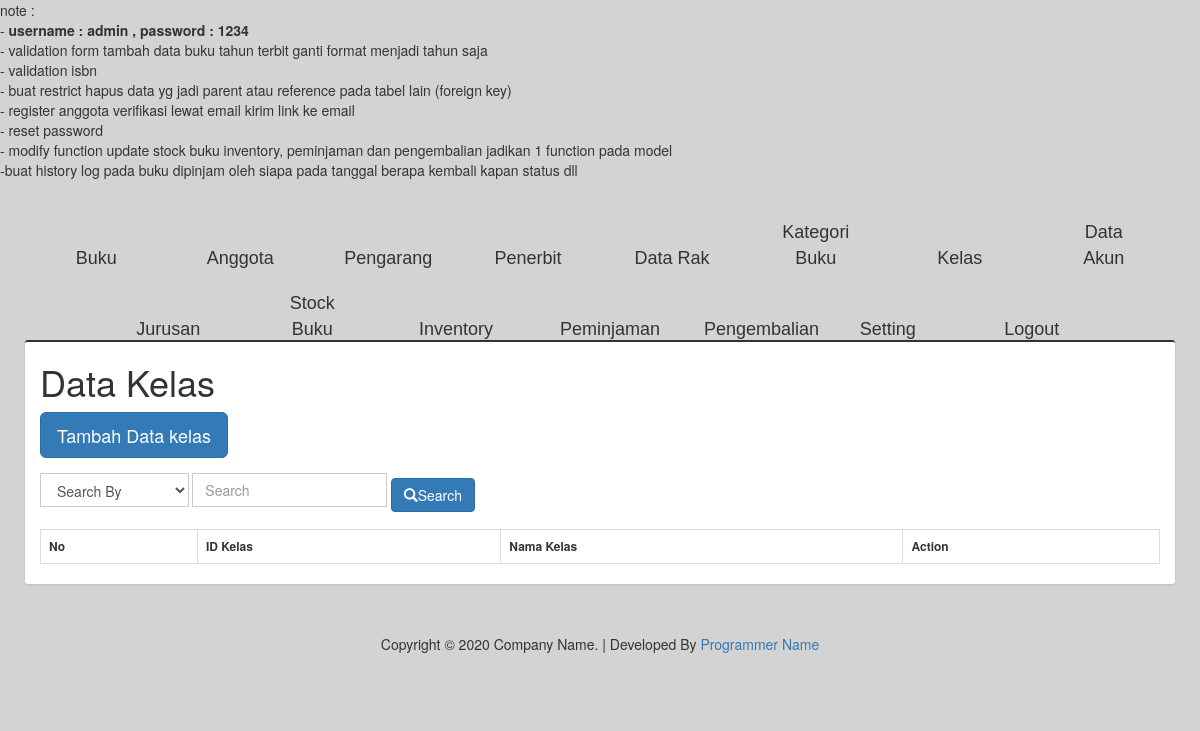
Page /index.php/data_kelas on the earlier database version.
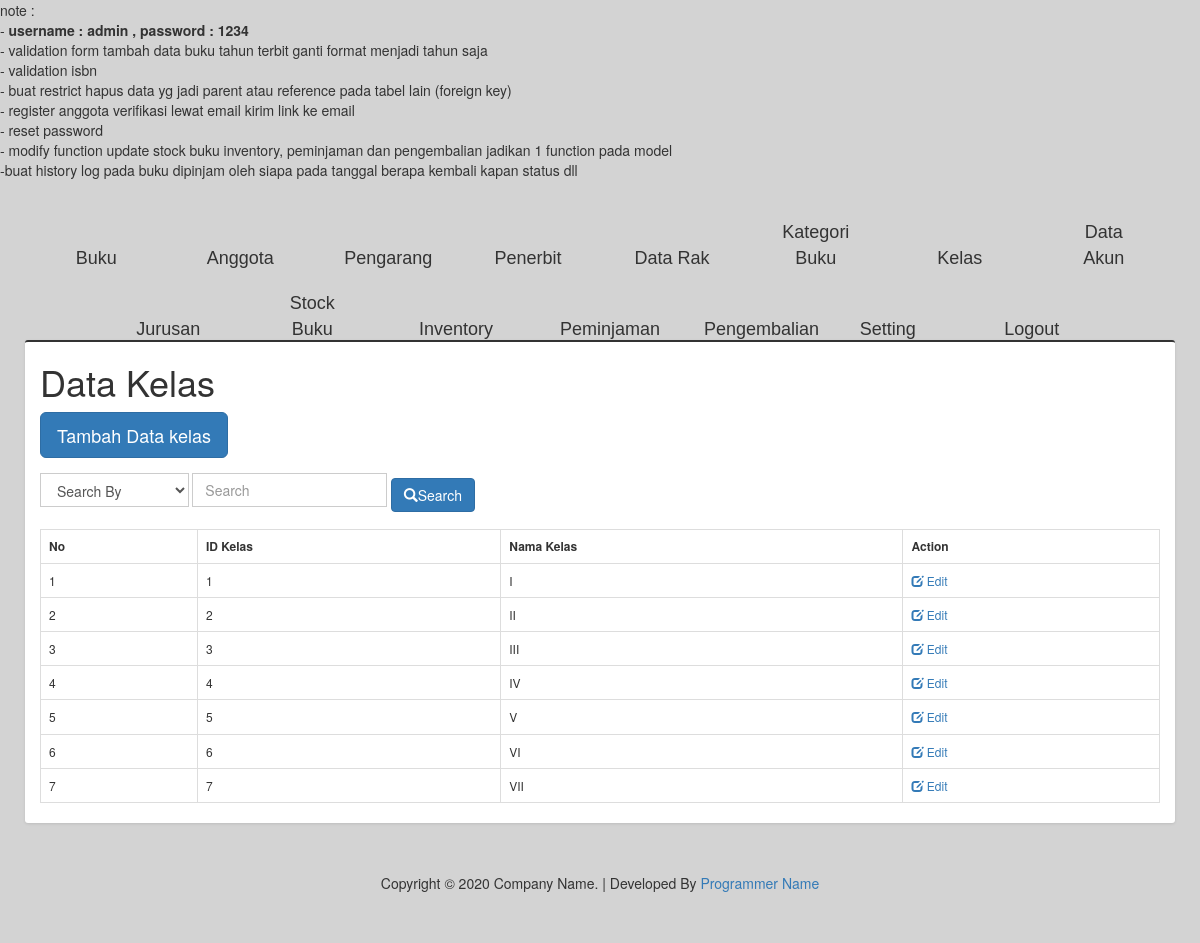
Same page on the later database version.
### tables this page shows
CREATE TABLE `data_kelas` (
  `id_kelas` int(11) NOT NULL,
  `kelas` varchar(3) DEFAULT NULL
);

### application/controllers/Data_kelas.php (called while the page is built, shortened)
<?php
class Data_kelas extends CI_Controller {
	public function __construct(){
		$this->load->model('model_kelas');
		$this->load->library('form_validation');
	}
	public function index(){
		$data = [];
		$data['title'] 			= 'Data Kelas';
		$data['header'] 		= $this->load->view('headers/head', '', TRUE);
		$data['navigation'] 	= $this->load->view('headers/navigation', '', TRUE);
		$data['kelas'] 			= $this->model_kelas->view_data_kelas();
		$data['content'] 		= $this->load->view('contents/view_data_kelas', $data, TRUE);
		$data['footer'] 		= $this->load->view('footers/footer', '', TRUE);
		$this->load->view('main', $data);
	}
}

### index.php (called while the page is built, shortened)
<?php
require_once BASEPATH.'core/CodeIgniter.php';

### application/models/Model_kelas.php (called while the page is built, shortened)
<?php
class Model_kelas extends CI_Model {
	public function view_data_kelas(){
		$sql = "SELECT * FROM data_kelas";
		$query = $this->db->query($sql);
		return $query->result();
	}
}

### application/views/contents/view_data_kelas.php (the view, shortened to what this page needs)
<div class="container box">
	<div class="row">
		<div class="col-lg-6">
			<h1><?php echo $title; ?></h1>
		</div>
	</div>
	<div class="row">
		<div class="col-lg-12">
			<a href="<?php echo base_url('data_kelas/tambah_data_kelas'); ?>" class="btn btn-primary btn-lg">Tambah Data kelas</a>
		</div>
	</div>
	<div class="row">
	</div>
	<div class="row">
		<div class="col-lg-12">
		<?=form_open(base_url() . 'cemployee/search'); ?>
		<div class="form-inline">
			<div class="form-group">
				<select name="selCategory" class="form-control">
					<option value="0">Search By</option>
				</select>
				<input type="text" class="form-control" name="txtSearch" placeholder="Search">
				<button type="submit" name="btnSearch" class="btn btn-primary"><i class="glyphicon glyphicon-search"></i>Search</button>
			</div>
		</div>
		<?=form_close(); ?>
		</div>
	</div>
	<br>
	<div class="row">
		<div class="col-lg-12">
		<table class="table table-bordered">
		<tr>
			<th>No</th>
			<th>ID Kelas</th>
			<th>Nama Kelas</th>
			<th>Action</th>
		</tr>
		<?php
		$no = 1;
		foreach ($kelas as $value): ?>
		<tr>
			<td><?php echo $no; ?></td>
			<td><?php echo $value->id_kelas; ?></td>
			<td><?php echo $value->kelas; ?></td>
			<td><a href="<?php echo base_url('data_kelas/edit_data_kelas/' . $value->id_kelas); ?>"><span class="glyphicon glyphicon-edit"></span> Edit</a></td>
		</tr>
		<?php $no++; ?>
		<?php endforeach ?>
	</table>
	</div>
	</div>
</div>

### application/views/headers/head.php (shortened to what this page needs)
<link href="<?php echo base_url('assets/css/normalize.css') ?>" rel="stylesheet" media="screen,print">
<link href="<?php echo base_url('assets/bootstrap-3.3.7-dist/css/bootstrap.css') ?>" rel="stylesheet" media="screen,print">
<link href="<?php echo base_url('assets/font-awesome-4.1.0/css/font-awesome.min.css') ?>" rel="stylesheet" media="screen,print">
<link href="<?php echo base_url('assets/datatable/css/dataTables.bootstrap.css') ?>" rel="stylesheet" media="screen,print">
<link href="<?php echo base_url('assets/css/navigation.css') ?>" rel="stylesheet" media="screen,print">
<link href="<?php echo base_url('assets/css/style.css') ?>" rel="stylesheet" media="screen,print">
<link rel="stylesheet" type="text/css" href="<?php echo prefix_url;?>assets/css/datepicker.css" />

### application/views/headers/navigation.php (shortened to what this page needs)
<nav class="nav">
	<ul>
		<li><a href="<?=base_url('data_buku'); ?>" title="">Buku</a></li>
		<li><a href="<?=base_url('data_anggota');?>" title="">Anggota</a></li>
		<li><a href="<?=base_url('data_pengarang');?>" title="">Pengarang</a></li>
		<li><a href="<?=base_url('data_penerbit');?>" title="">Penerbit</a></li>
		<li><a href="<?=base_url('data_rak'); ?>" title="">Data Rak</a></li>
		<li><a href="<?=base_url('data_kategori') ?>" title="">Kategori Buku</a></li>
		<li><a href="<?=base_url('data_kelas') ?>" title="">Kelas</a></li>
		<li><a href="<?=base_url('data_akun') ?>" title="">Data Akun</a></li>
		<li><a href="<?=base_url('data_jurusan') ?>" title="">Jurusan</a></li>
		<li><a href="<?=base_url('data_buku\stock_buku');?>" title="">Stock Buku</a></li>
		<li><a href="<?=base_url('data_buku\inventory');?>" title="">Inventory</a></li>
		<li><a href="<?=base_url('data_buku\peminjaman');?>" title="">Peminjaman</a></li>
		<li><a href="<?=base_url('data_penerbit');?>" title="">Pengembalian</a></li>
		<li><a href="<?=base_url('setting'); ?>" title="">Setting</a></li>
		<li><a href="<?php echo base_url('login/logout'); ?>">Logout</a></li>
	</ul>
</nav>

### application/views/footers/footer.php (shortened to what this page needs)
<br>
<div class="row text-center">
    <span class="style10">
        Copyright © <?php echo date('Y'); ?> Company Name. | Developed By <a href="" target="_blank">Programmer Name</a>
    </span>
</div>

### application/views/main.php (shortened to what this page needs)
<!DOCTYPE html>
<html>
<head>
	<?php echo $header; ?>
</head>
<body>
	note : <br>
	- <strong>username : admin , password : 1234</strong> <br>
	- validation form tambah data buku tahun terbit ganti format menjadi tahun saja <br>
	- validation isbn <br>
	- buat restrict hapus data yg jadi parent atau reference pada tabel lain (foreign key) <br>
	- register anggota verifikasi lewat email kirim link ke email<br>
	- reset password <br>
	- modify function update stock buku inventory, peminjaman dan pengembalian jadikan 1 function pada model <br>
	-buat history log pada buku dipinjam oleh siapa pada tanggal berapa kembali kapan status dll
	<div class="container" style="width: 100%;">
		<div class="row">
			<?php
				if ( isset($navigation) ){
						echo $navigation;
				}else{
					echo '';
				}?>
		</div>
		<div class="content">
			<?php echo $content; ?>
		</div>
		<div style="margin-bottom:50px;">
			<?php echo $footer; ?>
		</div>
	</div>
</body>
</html>

### assets/css/navigation.css (style rules this page uses)
.nav { background-color: transparent; width:auto; text-align: center; }
.nav ul { margin:0; padding:0; }
.nav ul li { width: 140px; list-style:none; display:inline-block; margin:0; }
.nav ul li a { display:block; text-decoration:none; text-align:center; padding:10px 30px 10px 30px; color:#333; font-size:18px; font-family:Arial, Helvetica, sans-serif; transition: color 0.5s, background 0.5s; -webkit-transition: color 0.5s, background 0.5s; }

### assets/css/style.css (style rules this page uses)
body { background-color: #d3d3d3;\ font-size: 10px; }
.content { margin: 30px 10px; }
.form-control { -webkit-border-radius: 0px !important; -moz-border-radius: 0px !important; border-radius: 0px !important; box-shadow: none; }
.box { position: relative; background: #ffffff; border-top: 2px solid #333; margin-bottom: 20px; -webkit-border-radius: 3px; -moz-border-radius: 3px; border-radius: 3px; width: 100%; box-shadow: 0px 1px 3px rgba(0, 0, 0, 0.1); }
.nav { height: 100px; }

### application/views/main.php (style rules this page uses)
.box { font-size: 12px; }
button { margin-top: 10px!important; }

### application/views/headers/navigation.php (style rules this page uses)
.nav { margin-top: 30px; }

Differences in the rows shown:
added data_kelas: id_kelas "1", kelas "I"
added data_kelas: id_kelas "2", kelas "II"
added data_kelas: id_kelas "3", kelas "III"
added data_kelas: id_kelas "4", kelas "IV"
added data_kelas: id_kelas "5", kelas "V"
added data_kelas: id_kelas "6", kelas "VI"
added data_kelas: id_kelas "7", kelas "VII"
